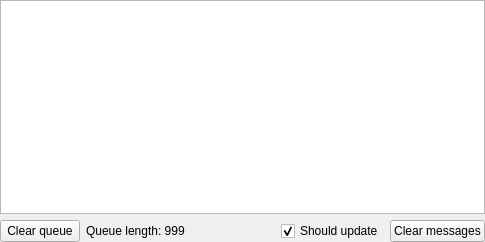
<?xml version="1.0" encoding="UTF-8"?>
<ui version="4.0">
 <class>VMTDProtocolHandlerForm</class>
 <widget class="QWidget" name="VMTDProtocolHandlerForm">
  <property name="geometry">
   <rect>
    <x>0</x>
    <y>0</y>
    <width>485</width>
    <height>242</height>
   </rect>
  </property>
  <property name="windowTitle">
   <string>Form</string>
  </property>
  <layout class="QVBoxLayout" name="verticalLayout">
   <property name="leftMargin">
    <number>0</number>
   </property>
   <property name="topMargin">
    <number>0</number>
   </property>
   <property name="rightMargin">
    <number>0</number>
   </property>
   <property name="bottomMargin">
    <number>0</number>
   </property>
   <item>
    <widget class="QPlainTextEdit" name="pteFlow"/>
   </item>
   <item>
    <layout class="QHBoxLayout" name="hl_1">
     <item>
      <widget class="QPushButton" name="pbClearQueue">
       <property name="text">
        <string>Clear queue</string>
       </property>
      </widget>
     </item>
     <item>
      <widget class="QLabel" name="lbQueueLength">
       <property name="text">
        <string>Queue length: 999</string>
       </property>
      </widget>
     </item>
     <item>
      <spacer name="_1">
       <property name="orientation">
        <enum>Qt::Horizontal</enum>
       </property>
       <property name="sizeHint" stdset="0">
        <size>
         <width>40</width>
         <height>20</height>
        </size>
       </property>
      </spacer>
     </item>
     <item>
      <widget class="QCheckBox" name="chbShouldUpdate">
       <property name="text">
        <string>Should update</string>
       </property>
       <property name="checked">
        <bool>true</bool>
       </property>
      </widget>
     </item>
     <item>
      <widget class="QPushButton" name="pbClearFlow">
       <property name="text">
        <string>Clear messages</string>
       </property>
      </widget>
     </item>
    </layout>
   </item>
  </layout>
 </widget>
 <resources/>
 <connections/>
</ui>
